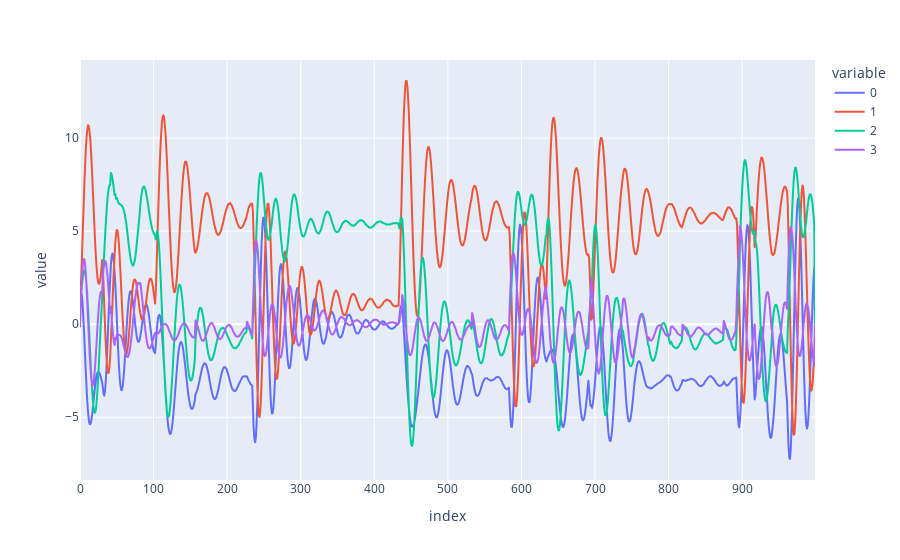

Notebook cell for this chart:
### Code cell
# visualize the data
px.line(X.T)

### Figure 1 — Plotly figure (JSON) as saved in the notebook; plotly's stock layout.template omitted (floating-point values rounded to 4 significant figures; data arrays with more than 128 entries replaced by an {"elided": "..."} marker saying what was removed)
{"data": [{"hovertemplate": "variable=0<br>index=%{x}<br>value=%{y}<extra></extra>", "legendgroup": "0", "line": {"color": "#636efa", "dash": "solid"}, "marker": {"symbol": "circle"}, "mode": "lines", "name": "0", "showlegend": true, "type": "scattergl", "x": {"elided": "1000 int values"}, "xaxis": "x", "y": {"elided": "1000 float values"}, "yaxis": "y"}, {"hovertemplate": "variable=1<br>index=%{x}<br>value=%{y}<extra></extra>", "legendgroup": "1", "line": {"color": "#EF553B", "dash": "solid"}, "marker": {"symbol": "circle"}, "mode": "lines", "name": "1", "showlegend": true, "type": "scattergl", "x": {"elided": "1000 int values"}, "xaxis": "x", "y": {"elided": "1000 float values"}, "yaxis": "y"}, {"hovertemplate": "variable=2<br>index=%{x}<br>value=%{y}<extra></extra>", "legendgroup": "2", "line": {"color": "#00cc96", "dash": "solid"}, "marker": {"symbol": "circle"}, "mode": "lines", "name": "2", "showlegend": true, "type": "scattergl", "x": {"elided": "1000 int values"}, "xaxis": "x", "y": {"elided": "1000 float values"}, "yaxis": "y"}, {"hovertemplate": "variable=3<br>index=%{x}<br>value=%{y}<extra></extra>", "legendgroup": "3", "line": {"color": "#ab63fa", "dash": "solid"}, "marker": {"symbol": "circle"}, "mode": "lines", "name": "3", "showlegend": true, "type": "scattergl", "x": {"elided": "1000 int values"}, "xaxis": "x", "y": {"elided": "1000 float values"}, "yaxis": "y"}], "layout": {"legend": {"title": {"text": "variable"}, "tracegroupgap": 0}, "margin": {"t": 60}, "xaxis": {"anchor": "y", "domain": [0, 1], "title": {"text": "index"}}, "yaxis": {"anchor": "x", "domain": [0, 1], "title": {"text": "value"}}}}
